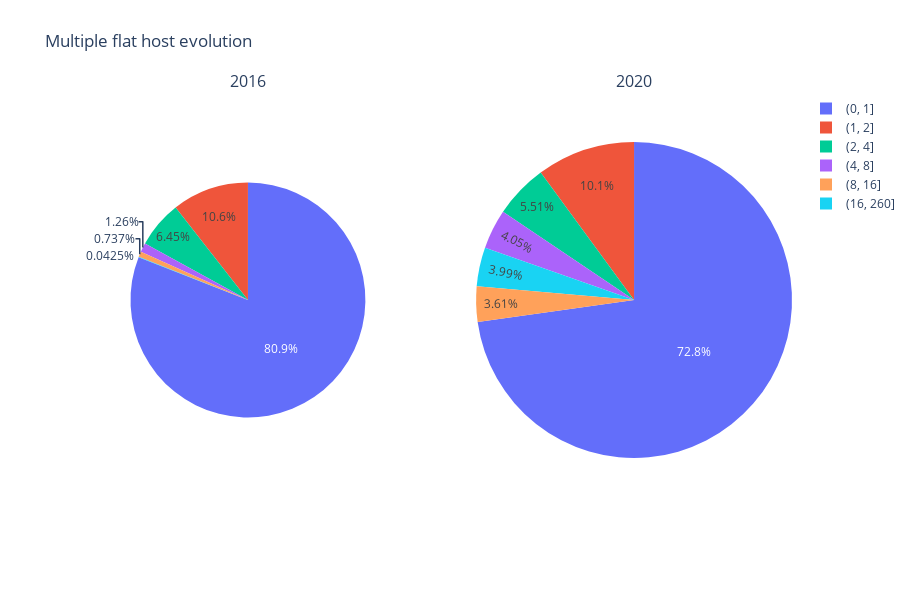

Source (notebook cell):
### Code cell
import plotly.graph_objects as go
from plotly.subplots import make_subplots



fig = make_subplots(rows=1, cols=2, specs=[[{'type':'domain'}, {'type':'domain'}]],
                    subplot_titles=['2016','2020'])
fig.add_trace(go.Pie(labels=pie_5.loc[pie_5.date=='2016-05-03'].binned_calc, 
                     values=pie_5.loc[pie_5.date=='2016-05-03'].id, scalegroup='one',
                     name="2016"), 1, 1)
fig.add_trace(go.Pie(labels=pie_5.loc[pie_5.date=='2020-05-14'].binned_calc, 
                     values=pie_5.loc[pie_5.date=='2020-05-14'].id, scalegroup='one',
                     name="2020"), 1, 2)

fig.update_layout(
    margin=dict(l=0, r=0, t=0, b=0), height=600
)

fig.update_layout(title_text='Multiple flat host evolution')
fig.show()
fig.write_html("../Final/Pie_chart_5years.html")

### Figure 1 — Plotly figure (JSON) as saved in the notebook; plotly's stock layout.template omitted (floating-point values rounded to 4 significant figures)
{"data": [{"domain": {"x": [0, 0.45], "y": [0, 1]}, "labels": ["(0, 1]", "(1, 2]", "(16, 260]", "(2, 4]", "(4, 8]", "(8, 16]"], "name": "2016", "scalegroup": "one", "type": "pie", "values": [5710, 745, 3, 455, 89, 52]}, {"domain": {"x": [0.55, 1], "y": [0, 1]}, "labels": ["(0, 1]", "(1, 2]", "(16, 260]", "(2, 4]", "(4, 8]", "(8, 16]"], "name": "2020", "scalegroup": "one", "type": "pie", "values": [9283, 1284, 509, 703, 517, 460]}], "layout": {"annotations": [{"font": {"size": 16}, "showarrow": false, "text": "2016", "x": 0.225, "xanchor": "center", "xref": "paper", "y": 1, "yanchor": "bottom", "yref": "paper"}, {"font": {"size": 16}, "showarrow": false, "text": "2020", "x": 0.775, "xanchor": "center", "xref": "paper", "y": 1, "yanchor": "bottom", "yref": "paper"}], "height": 600, "margin": {"b": 0, "l": 0, "r": 0, "t": 0}, "title": {"text": "Multiple flat host evolution"}}}
